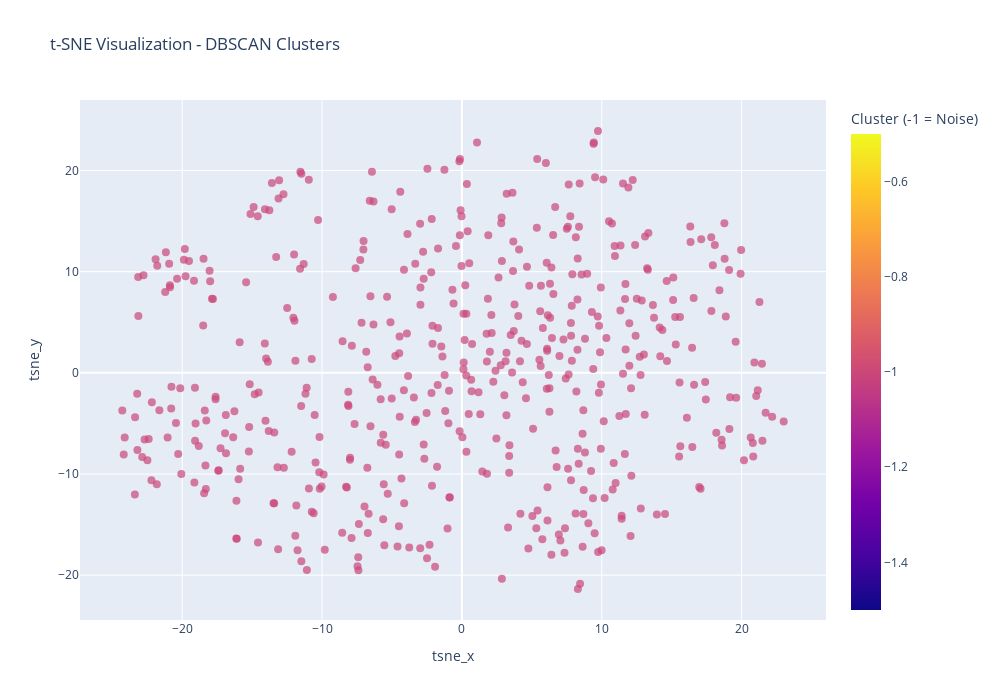

Notebook source saved alongside this figure:
### Code cell
# Interactive t-SNE plot with DBSCAN clusters
fig = px.scatter(
    df_sample,
    x='tsne_x',
    y='tsne_y',
    color='cluster_dbscan',
    hover_data=['company_name', 'short_description', 'batch', 'status'],
    title='t-SNE Visualization - DBSCAN Clusters',
    labels={'cluster_dbscan': 'Cluster (-1 = Noise)'},
    color_continuous_scale='plasma'
)

fig.update_traces(marker=dict(size=8, opacity=0.7))
fig.update_layout(height=700, width=1000)
fig.show()

### Figure 1 — Plotly figure (JSON) as saved in the notebook; plotly's stock layout.template omitted (floating-point values rounded to 4 significant figures; data arrays with more than 128 entries replaced by an {"elided": "..."} marker saying what was removed)
{"data": [{"customdata": {"elided": "500x4 str values"}, "hovertemplate": "tsne_x=%{x}<br>tsne_y=%{y}<br>company_name=%{customdata[0]}<br>short_description=%{customdata[1]}<br>batch=%{customdata[2]}<br>status=%{customdata[3]}<br>Cluster (-1 = Noise)=%{marker.color}<extra></extra>", "legendgroup": "", "marker": {"color": {"elided": "500 int values"}, "coloraxis": "coloraxis", "opacity": 0.7, "size": 8, "symbol": "circle"}, "mode": "markers", "name": "", "orientation": "v", "showlegend": false, "type": "scatter", "x": {"elided": "500 float values"}, "xaxis": "x", "y": {"elided": "500 float values"}, "yaxis": "y"}], "layout": {"coloraxis": {"colorbar": {"title": {"text": "Cluster (-1 = Noise)"}}, "colorscale": [[0, "#0d0887"], [0.1111, "#46039f"], [0.2222, "#7201a8"], [0.3333, "#9c179e"], [0.4444, "#bd3786"], [0.5556, "#d8576b"], [0.6667, "#ed7953"], [0.7778, "#fb9f3a"], [0.8889, "#fdca26"], [1, "#f0f921"]]}, "height": 700, "legend": {"tracegroupgap": 0}, "title": {"text": "t-SNE Visualization - DBSCAN Clusters"}, "width": 1000, "xaxis": {"anchor": "y", "domain": [0, 1], "title": {"text": "tsne_x"}}, "yaxis": {"anchor": "x", "domain": [0, 1], "title": {"text": "tsne_y"}}}}
